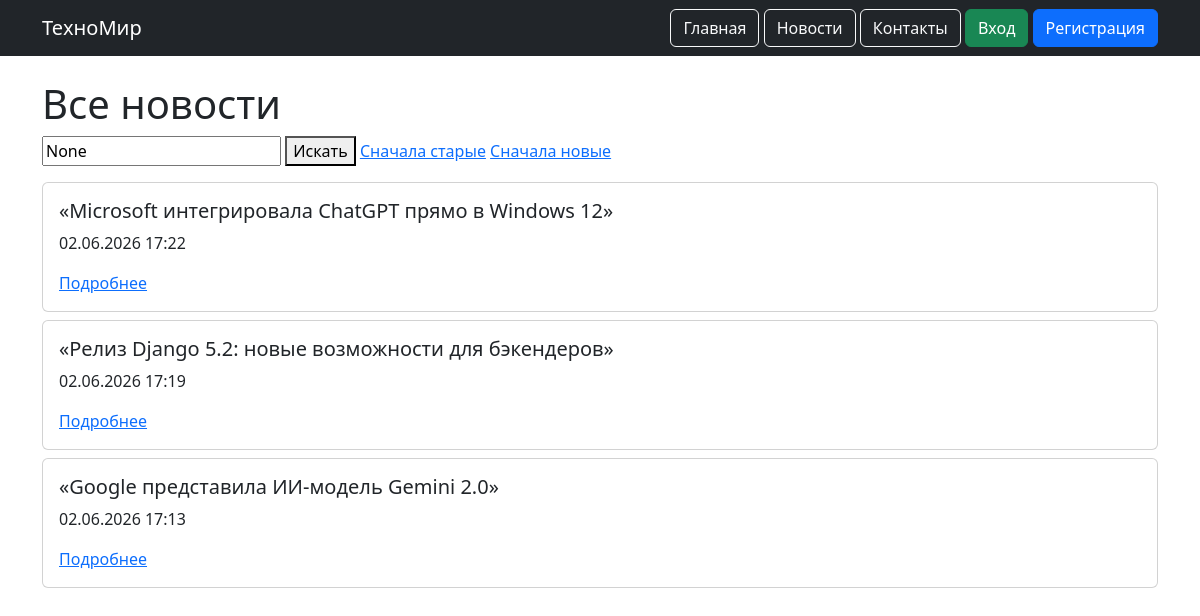
Page /news/ on the committed database.
### newsapp/models.py (models this page shows)
class News(models.Model):
    title = models.CharField(max_length=200)
    content = models.TextField()
    author = models.ForeignKey(User, on_delete=models.CASCADE)
    pub_date = models.DateTimeField(default=timezone.now)
    image = models.ImageField(upload_to='news/', blank=True, null=True)

### newsapp/views.py (the view)
# urls.py: path('news/', views.news_list, name='news_list'),
def news_list(request):
    news = News.objects.all()
    search = request.GET.get('search')
    if search:
        news = news.filter(title__icontains=search)
    sort = request.GET.get('sort')
    if sort == 'asc':
        news = news.order_by('pub_date')
    else:
        news = news.order_by('-pub_date')
    return render(request, 'news_list.html', {'news': news, 'search': search})

### newsapp/templates/news_list.html
{% extends 'base.html' %}
{% block content %}
<h1>Все новости</h1>
<form method="get" class="mb-3">
    <input name="search" value="{{ search }}" placeholder="Поиск по названию">
    <button type="submit">Искать</button>
    <a href="?sort=asc">Сначала старые</a>
    <a href="?sort=desc">Сначала новые</a>
</form>
{% for item in news %}
    <div class="card mb-2">
        <div class="card-body">
            <h5>{{ item.title }}</h5>
            <p>{{ item.pub_date|date:"d.m.Y H:i" }}</p>
            <a href="/news/{{ item.id }}/">Подробнее</a>
        </div>
    </div>
{% empty %}
    <p>Новостей не найдено.</p>
{% endfor %}
{% endblock %}

### rows in the picture
News: title "«Microsoft интегрировала ChatGPT прямо в Windows 12»", pub_date "02.06.2026 17:22"
News: title "«Релиз Django 5.2: новые возможности для бэкендеров»", pub_date "02.06.2026 17:19"
News: title "«Google представила ИИ-модель Gemini 2.0»", pub_date "02.06.2026 17:13"
